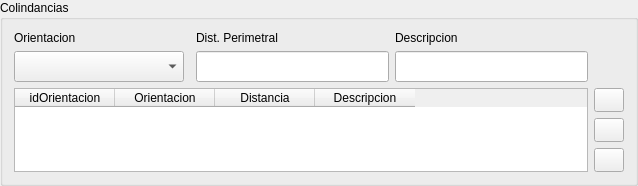
                   <widget class="QgsCollapsibleGroupBox" name="mGroupBox_2">
                    <property name="title">
                     <string>Colindancias</string>
                    </property>
                    <layout class="QGridLayout" name="gridLayout_10">
                     <item row="5" column="4">
                      <widget class="QPushButton" name="btnColinRemoveOne">
                       <property name="minimumSize">
                        <size>
                         <width>30</width>
                         <height>24</height>
                        </size>
                       </property>
                       <property name="maximumSize">
                        <size>
                         <width>30</width>
                         <height>24</height>
                        </size>
                       </property>
                       <property name="text">
                        <string/>
                       </property>
                       <property name="icon">
                        <iconset>
                         <normaloff>:/cedula/icons/remove_one.png</normaloff>:/cedula/icons/remove_one.png</iconset>
                       </property>
                      </widget>
                     </item>
                     <item row="0" column="0">
                      <widget class="QLabel" name="label_15">
                       <property name="text">
                        <string>Orientacion</string>
                       </property>
                      </widget>
                     </item>
                     <item row="1" column="0">
                      <widget class="QComboBox" name="cmbOrientacion">
                       <property name="minimumSize">
                        <size>
                         <width>170</width>
                         <height>0</height>
                        </size>
                       </property>
                       <property name="maximumSize">
                        <size>
                         <width>170</width>
                         <height>16777215</height>
                        </size>
                       </property>
                       <property name="font">
                        <font>
                         <pointsize>14</pointsize>
                         <weight>75</weight>
                         <bold>true</bold>
                        </font>
                       </property>
                       <property name="styleSheet">
                        <string notr="true">QComboBox QAbstractItemView::item { min-height: 25;}
QListView{color: black ; font-size: 16px; outline:none; font-weight:bold}QListView::item:selected { color: red; background-color: lightgray;}</string>
                       </property>
                      </widget>
                     </item>
                     <item row="0" column="3">
                      <widget class="QLabel" name="label_17">
                       <property name="text">
                        <string>Descripcion</string>
                       </property>
                      </widget>
                     </item>
                     <item row="1" column="2">
                      <widget class="QLineEdit" name="leDispPerim">
                       <property name="font">
                        <font>
                         <pointsize>14</pointsize>
                         <weight>75</weight>
                         <bold>true</bold>
                        </font>
                       </property>
                       <property name="maxLength">
                        <number>10</number>
                       </property>
                      </widget>
                     </item>
                     <item row="1" column="3">
                      <widget class="QLineEdit" name="leDescripcion">
                       <property name="font">
                        <font>
                         <pointsize>14</pointsize>
                         <weight>75</weight>
                         <bold>true</bold>
                        </font>
                       </property>
                       <property name="maxLength">
                        <number>60</number>
                       </property>
                      </widget>
                     </item>
                     <item row="0" column="2">
                      <widget class="QLabel" name="label_16">
                       <property name="text">
                        <string>Dist. Perimetral</string>
                       </property>
                      </widget>
                     </item>
                     <item row="6" column="4">
                      <widget class="QPushButton" name="btnColinRemoveAll">
                       <property name="minimumSize">
                        <size>
                         <width>30</width>
                         <height>24</height>
                        </size>
                       </property>
                       <property name="maximumSize">
                        <size>
                         <width>30</width>
                         <height>24</height>
                        </size>
                       </property>
                       <property name="text">
                        <string/>
                       </property>
                       <property name="icon">
                        <iconset>
                         <normaloff>:/cedula/icons/remove_all.png</normaloff>:/cedula/icons/remove_all.png</iconset>
                       </property>
                      </widget>
                     </item>
                     <item row="4" column="0" rowspan="3" colspan="4">
                      <widget class="QTableWidget" name="twColindancias">
                       <property name="columnCount">
                        <number>4</number>
                       </property>
                       <column>
                        <property name="text">
                         <string>idOrientacion</string>
                        </property>
                       </column>
                       <column>
                        <property name="text">
                         <string>Orientacion</string>
                        </property>
                       </column>
                       <column>
                        <property name="text">
                         <string>Distancia</string>
                        </property>
                       </column>
                       <column>
                        <property name="text">
                         <string>Descripcion</string>
                        </property>
                       </column>
                      </widget>
                     </item>
                     <item row="4" column="4">
                      <widget class="QPushButton" name="btnColinAdd">
                       <property name="minimumSize">
                        <size>
                         <width>30</width>
                         <height>24</height>
                        </size>
                       </property>
                       <property name="maximumSize">
                        <size>
                         <width>30</width>
                         <height>24</height>
                        </size>
                       </property>
                       <property name="icon">
                        <iconset>
                         <normaloff>:/cedula/icons/add.png</normaloff>:/cedula/icons/add.png</iconset>
                       </property>
                      </widget>
                     </item>
                    </layout>
                   </widget>
